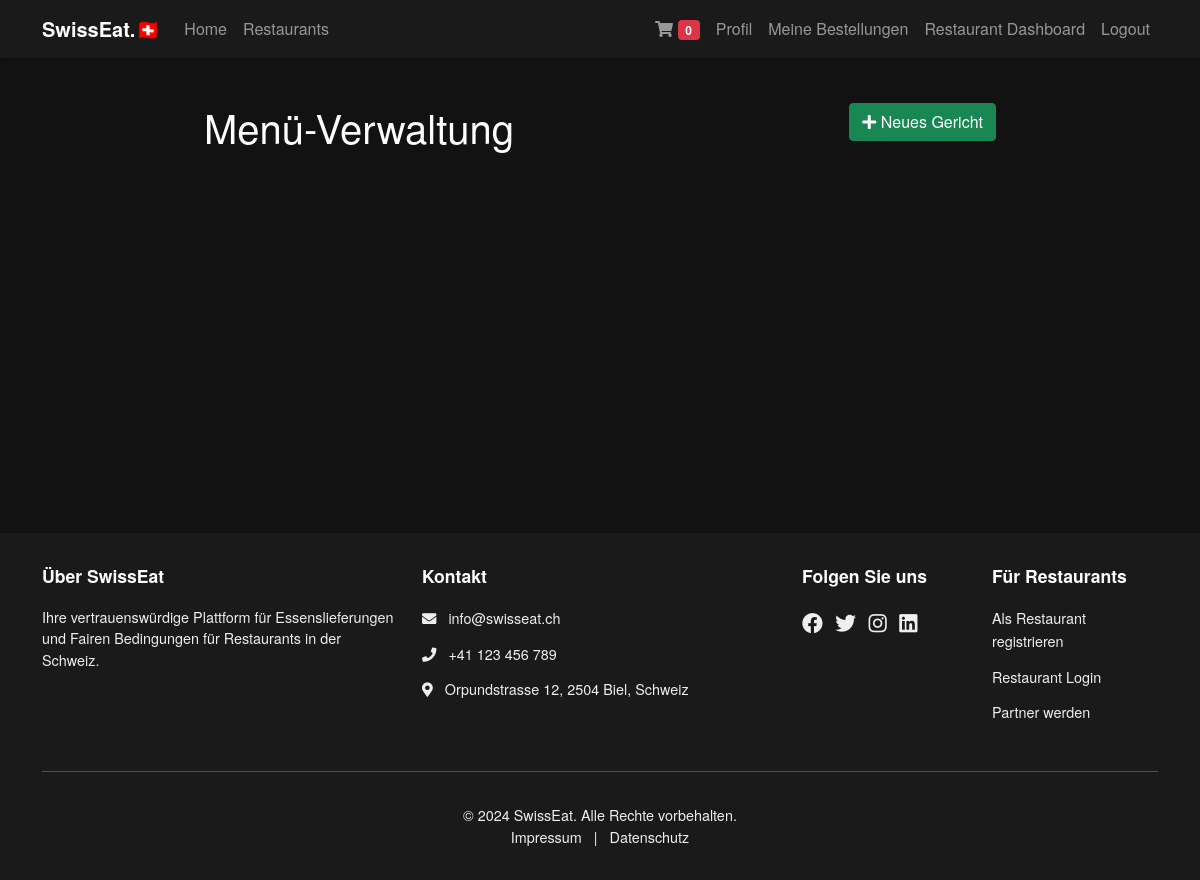
The page /restaurant/menu (signed in) on the database as committed earlier.
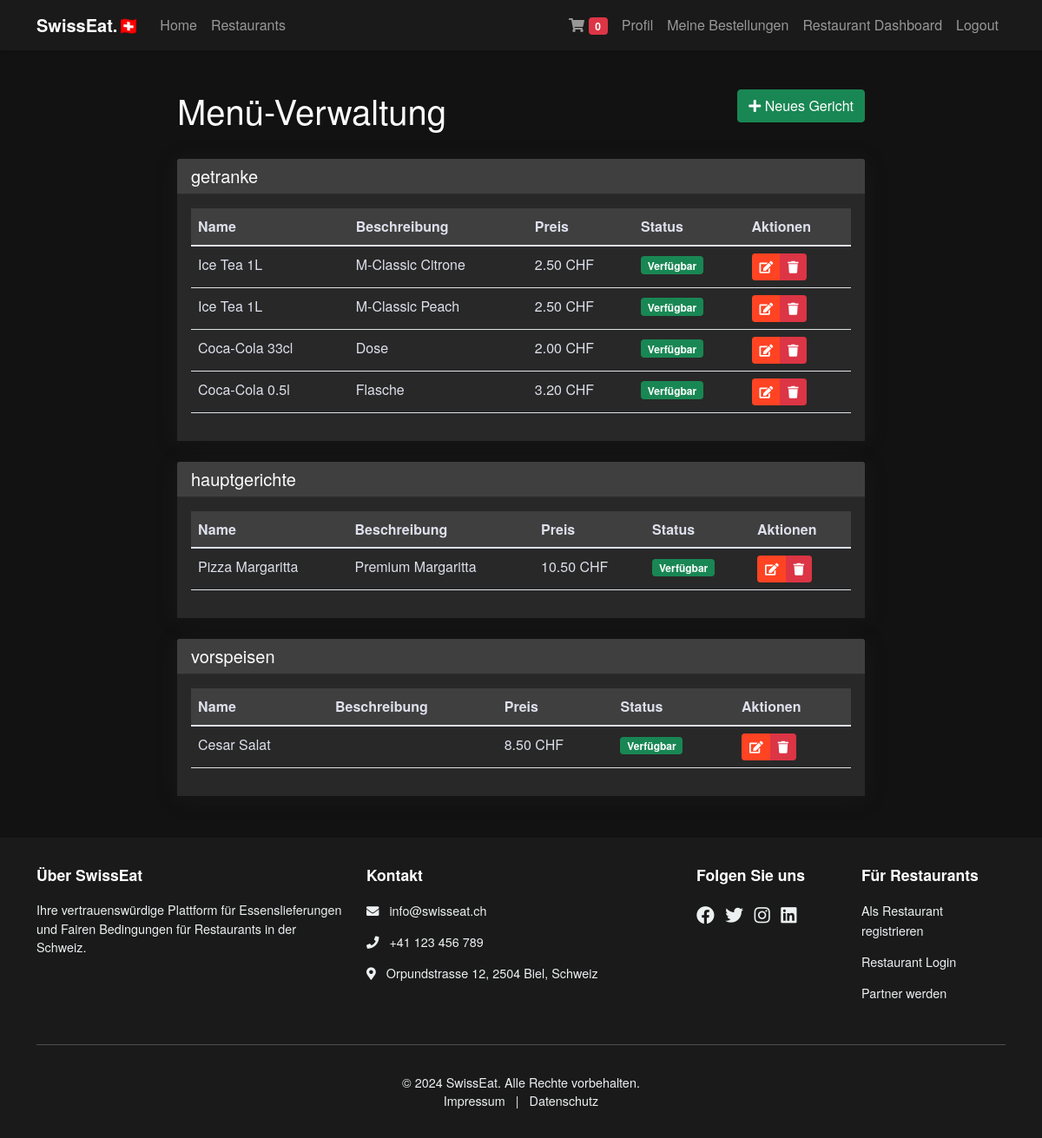
The same page on the database as committed later.
### swisseat/models.py (models this page shows)
class MenuItem(db.Model):
    id = db.Column(db.Integer, primary_key=True)
    name = db.Column(db.String(100), nullable=False)
    description = db.Column(db.Text)
    price = db.Column(db.Float, nullable=False)
    category = db.Column(db.String(50))
    restaurant_id = db.Column(db.Integer, db.ForeignKey('restaurant.id'), nullable=False)
    is_available = db.Column(db.Boolean, default=True)
    cart_items = db.relationship('CartItem', back_populates='menu_item', lazy=True)

### swisseat/admin/routes.py (the view)
    def decorated_function(*args, **kwargs):
        if not current_user.is_authenticated or not current_user.is_restaurant_owner():
            flash('Sie haben keine Berechtigung für diese Seite.', 'danger')
            return redirect(url_for('main.home'))
        return f(*args, **kwargs)

### swisseat/admin/routes.py (called while the page is built)
def restaurant_owner_required(f):
    def decorated_function(*args, **kwargs):
        if not current_user.is_authenticated or not current_user.is_restaurant_owner():
            flash('Sie haben keine Berechtigung für diese Seite.', 'danger')
            return redirect(url_for('main.home'))
        return f(*args, **kwargs)
    decorated_function.__name__ = f.__name__
    return decorated_function

@admin.route("/restaurant/menu")
@login_required
@restaurant_owner_required
def menu_management():
    restaurant = current_user.owned_restaurant
    menu_items = MenuItem.query.filter_by(restaurant_id=restaurant.id).all()
    return render_template('admin/menu_management.html',
                         menu_items=menu_items)

### swisseat/models.py (called while the page is built)
@login_manager.user_loader
def load_user(user_id):
    return User.query.get(int(user_id))

    def is_restaurant_owner(self):
        return self.role == 'restaurant_owner'

### swisseat/templates/admin/menu_management.html (shortened to what this page needs)
{% extends "layout.html" %}
{% block content %}
<div class="spacer"></div>
<div class="menu-management container">
    <div class="row mb-4">
        <div class="col">
            <h1>Menü-Verwaltung</h1>
        </div>
        <div class="col-auto">
            <a href="{{ url_for('admin.new_menu_item') }}" class="btn btn-success">
                <i class="fas fa-plus"></i> Neues Gericht
            </a>
        </div>
    </div>
    {% for category, items in menu_items|groupby('category') %}
    <div class="card mb-4">
        <div class="card-header">
            <h5 class="mb-0">{{ category }}</h5>
        </div>
        <div class="card-body">
            <div class="table-responsive">
                <table class="table">
                    <thead class="table-head">
                        <tr>
                            <th>Name</th>
                            <th>Beschreibung</th>
                            <th>Preis</th>
                            <th>Status</th>
                            <th>Aktionen</th>
                        </tr>
                    </thead>
                    <tbody class="table-body">
                        {% for item in items %}
                        <tr>
                            <td>{{ item.name }}</td>
                            <td>{{ item.description }}</td>
                            <td>{{ "%.2f"|format(item.price) }} CHF</td>
                            <td>
                                {% if item.is_available %}
                                <span class="badge bg-success">Verfügbar</span>
                                {% else %}
                                <span class="badge bg-danger">Nicht verfügbar</span>
                                {% endif %}
                            </td>
                            <td>
                                <div class="btn-group" role="group">
                                    <a href="{{ url_for('admin.update_menu_item', item_id=item.id) }}"
                                       class="btn btn-sm btn-primary">
                                        <i class="fas fa-edit"></i>
                                    </a>
                                    <button type="button"
                                            class="btn btn-sm btn-danger"
                                            data-bs-toggle="modal"
                                            data-bs-target="#deleteModal{{ item.id }}">
                                        <i class="fas fa-trash"></i>
                                    </button>
                                </div>
                            </td>
                        </tr>
                        {% endfor %}
                    </tbody>
                </table>
            </div>
        </div>
    </div>
    {% endfor %}
</div>
{% endblock %}

Rows that differ between the two databases and show on the page:
added MenuItem: category "getranke", name "Ice Tea 1L", description "M-Classic Citrone", price "2.50", is_available "Verfügbar"
added MenuItem: name "Ice Tea 1L", description "M-Classic Peach", price "2.50", is_available "Verfügbar", shown under "getranke"
added MenuItem: name "Coca-Cola 33cl", description "Dose", price "2.00", is_available "Verfügbar", shown under "getranke"
added MenuItem: name "Coca-Cola 0.5l", description "Flasche", price "3.20", is_available "Verfügbar", shown under "getranke"
added MenuItem: category "hauptgerichte", name "Pizza Margaritta", description "Premium Margaritta", price "10.50", is_available "Verfügbar"
added MenuItem: category "vorspeisen", name "Cesar Salat", price "8.50", is_available "Verfügbar"
